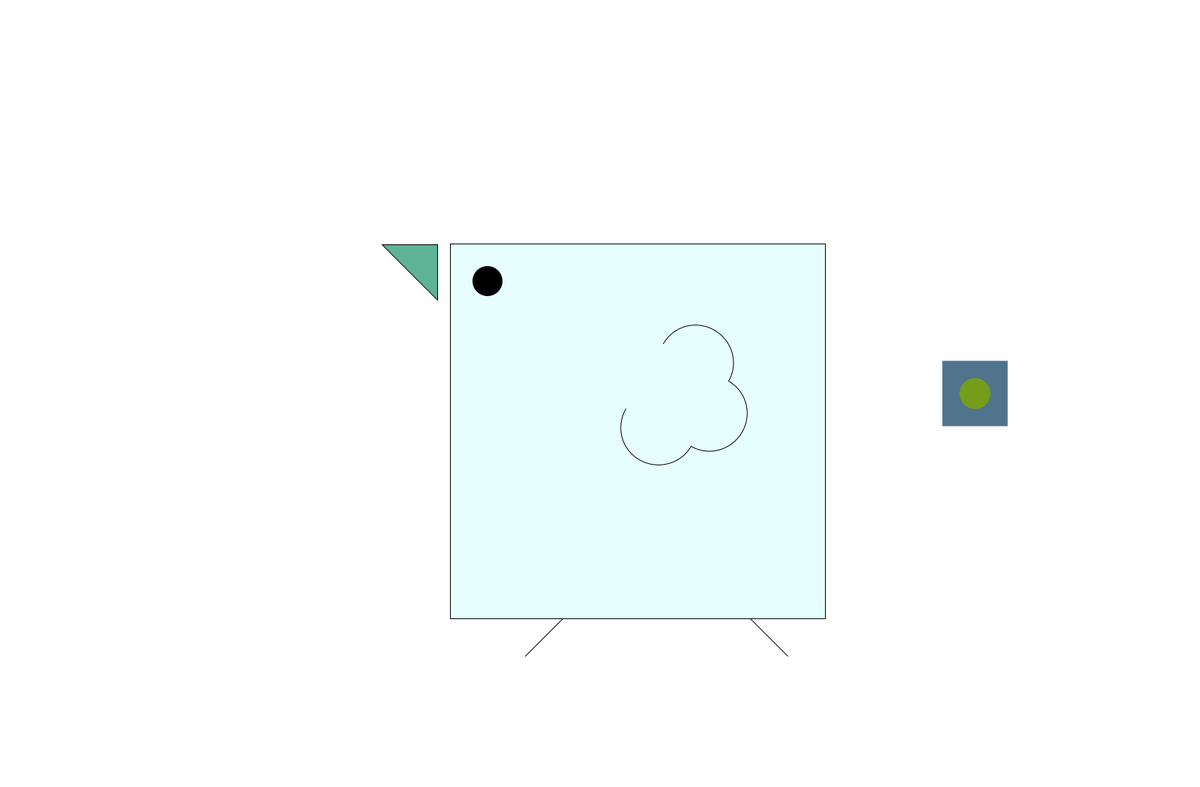
Frame 1 (no input)
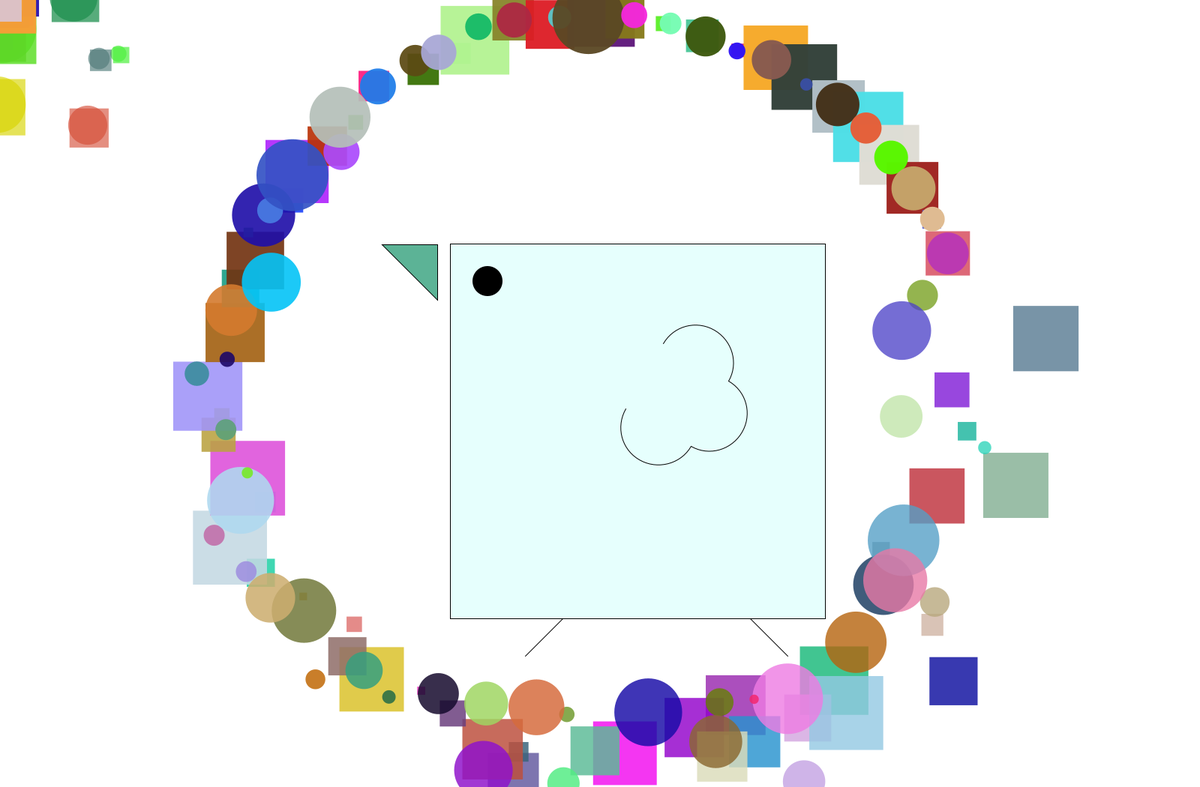
Frame 60 (the mouse pressed at the canvas centre just before this capture)
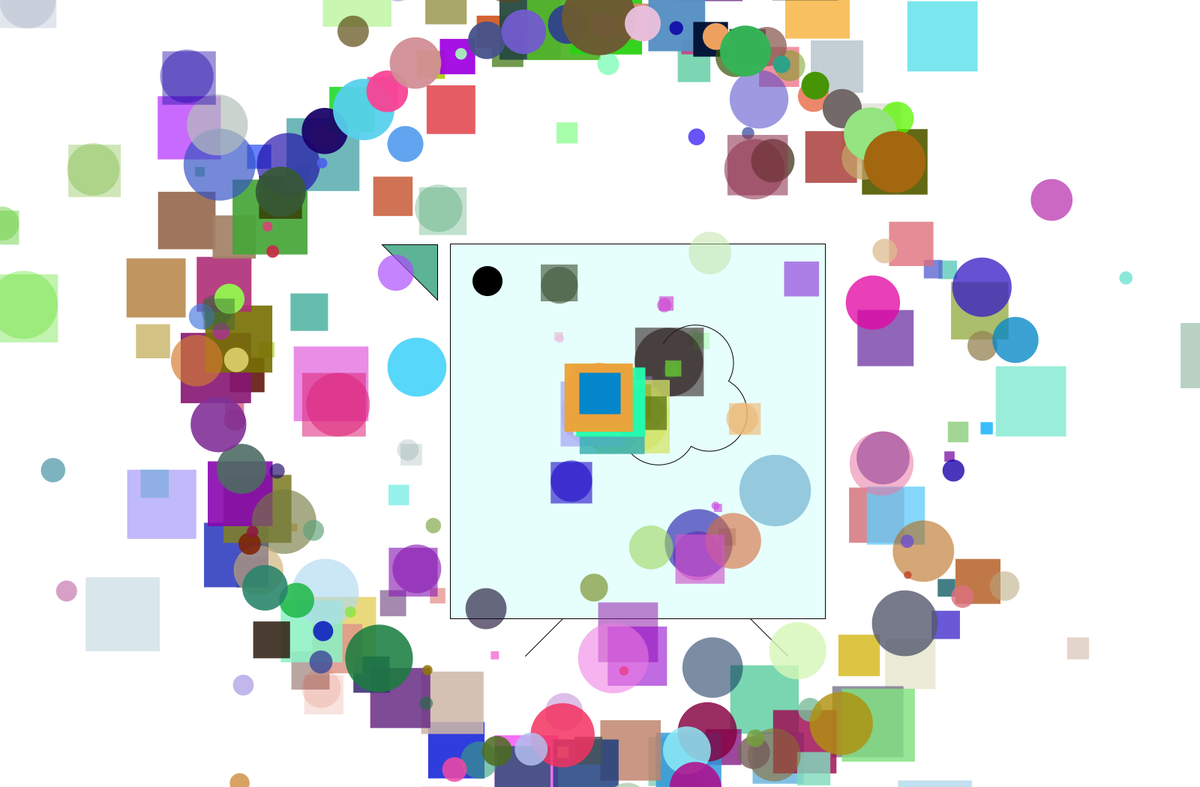
Frame 120 (the mouse held since frame 60 and released just before this capture)

The Processing sketch that drew these frames (run headless with seeded random() and noise(); from frame 60 on, the mouse is pressed at the canvas centre):

// Processing sketch: hw6
// ── hw6.pde
/*hw6.pde
Author: Cassandra Liau
Summary: Bird sketch with particles bursting from mouse in circular motion*/

ParticleSystem ellipseParticle;
ParticleSystem rectParticle;
ParticleSystem mouseParticle;

boolean Rect = true;
boolean Ellipse = true;
boolean stop = false;

float maxAngle = 0.0; //starts at 0;

void setup(){
  size(1600, 1050);
  background(255);
  
  Vector2D origin = new Vector2D (width/2, height/2);

  ellipseParticle = new ParticleSystem (origin);
  rectParticle = new ParticleSystem (origin);
  mouseParticle = new ParticleSystem (new Vector2D(width/2, height/2));
}

void draw(){
  background(255);
  bird();
  
  //radius
  float r = 500; 
  //x on polar coordinate
  float x = r * cos(maxAngle); 
  //y on polar coordinate
  float y = r * sin(maxAngle); 

  //new vector to the computed in x,y coordinates
  Vector2D particleLocation = new Vector2D(x, y); 
  
  /* RECTANGLE */
  if (Rect) {
    rectParticle.position = new Vector2D(width/2, height/2);
    rectParticle.addParticle(particleLocation);

    if (!stop) {
      rectParticle.rectCircleRun();
      mouseParticle.ellipseNonCircleRun();
    }

    mouseParticle.position = new Vector2D(mouseX, mouseY);

    if (frameCount % 4 == 0) {
      mouseParticle.addParticle();
    }
  }
  
  /* ELLIPSE */
  if (Ellipse) {

    ellipseParticle.position = new Vector2D(width/2, height/2);
    ellipseParticle.addParticle(particleLocation);
    
    if (!stop) {
      ellipseParticle.ellipseCircleRun();
      mouseParticle.rectNonCircleRun();
    }

    mouseParticle.position = new Vector2D(mouseX, mouseY);
    
    if (frameCount % 4 == 0) {
      mouseParticle.addParticle();
    }
   
  }
  
  maxAngle += 0.1;
  
}

// ── Bird.pde

//global variables
  float x = width/2;
  float y = height/2;
  int w = 500;
  int h = 500;
  
  //bird colors
  color bodyColor = color(230, 255, 253);
  color beakColor = color(92, 179, 150);
 
void bird(){
        //center rectangle
      rectMode(CENTER);
      stroke(0);
    //translate shape
    pushMatrix();
      translate(width/2, height/2);
      //draw bird's body
      fill(bodyColor);
      rect(x, y, w, h);
      //eyes
      fill(0);
      noStroke();
      ellipse(x - 200, y - 200, 40, 40);   
      //wings
      rotate(5*PI/3);
      noFill();
      stroke(0);
      arc(50, 140, 100, 100, 0, PI);
      rotate(PI/2);
      arc(0 + 90, 0, 100, 100, 0, PI);
      rotate(PI);
      arc(-90, 100, 100, 100, 0, PI);
    popMatrix();
      //feet
        //leg 1
        beginShape();
          vertex(width/2 - 50, height/2 + 300);
          vertex(width/2 - 100, height/2 + 350);
        endShape();
        //leg 2
        beginShape();
          vertex(width/2 + 200, height/2 + 300);
          vertex(width/2 + 250, height/2 + 350);
          endShape();
        //beak
        fill(beakColor);
        triangle(x + width/3, y + height/3, x + width/3, height/3 - 24, width/3 - 24, height/3 - 24); 
}

// ── Particle.pde

class Particle {
  public Vector2D position = new Vector2D(0, 0);
  public Vector2D velocity = new Vector2D(random(-1, 1), random(-1, 1));
  public Vector2D acceleration = new Vector2D(random (-0.05, 0.05), random (-0.05, 0.05));

  public float radius = random (10, 100); 
  public float lifespan = 255;
  public color pColor = color(random(0,255), random(0,255), random(0,255));

  /* CONSTRUCTORS */
    //blank constructor
    public Particle () {
    }
  
    //takes a position vector
    public Particle(Vector2D origin) {
      this.position.x = origin.x;
      this.position.y = origin.y;
    }
  
  /* NON-STATIC */
  
    //move particle
    void move() {
      position.add(velocity);
      velocity.add(acceleration);
      lifespan -= 1.0; //die a little inside
    }
  
    //draw particle
    
      //ellipse
    void show() {
      noStroke();
      fill (pColor, lifespan);
      ellipse(position.x, position.y, radius, radius);
    }
    
      //rectangle
    void show2() {
      noStroke();
      fill (pColor, lifespan); 
      rect(position.x, position.y, radius, radius);
    }
    
  //check if particle is dead
  boolean isDead() {
    return (lifespan < 0.0);
  }
  
}

// ── ParticleSystem.pde

class ParticleSystem {
  /* FIELDS */
  //particles of the system
    public ArrayList <Particle> particles = new ArrayList<Particle>();
  //position of particles
    public Vector2D position = new Vector2D(0, 0);
  
  /* CONSTRUCTORS */
  //blank 
    public ParticleSystem() {
    }
  //positions the particle system on vector
    public ParticleSystem(Vector2D o) {
      position.x = o.x;
      position.y = o.y;
    }
    
    public ParticleSystem (float x, float y) {
    position.x = x;
    position.y = y;
  }
    
//make shape following mouse
  public void ellipseNonCircleRun() {

    for (int i = 0; i < particles.size(); i++) {
      Particle p  = particles.get(i);

      p.show();
      p.move();

      if (p.isDead()) {
        particles.remove(i);
      }
    }
  }

  public void rectNonCircleRun() {

    for (int i = 0; i < particles.size(); i++) {
      Particle p  = particles.get(i);

      p.show2();
      p.move();

      if (p.isDead()) {
        particles.remove(i);
      }
    }
  }
  
//make particles appear around shape
  public void rectCircleRun() {
    pushMatrix();
    translate(position.x, position.y);
    for (int i = 0; i < particles.size(); i++) {
      Particle p  = particles.get(i);

      p.show2();
      p.move();

      if (p.isDead()) {
        particles.remove(i);
      }
    }
    popMatrix();
  }

  public void ellipseCircleRun() {
    pushMatrix();
    
      translate(position.x, position.y);
      for (int i = 0; i < particles.size(); i++) {
        Particle p  = particles.get(i);
  
        p.show();
        p.move();
  
        if (p.isDead()) {
          particles.remove(i);
        }
      }
    popMatrix();
  }

  //draw more particles
  public void addParticle() {
    particles.add(new Particle(position));
  }
  
  
  //add another version of the add Particle which takes position relative to the center and polar 
  public void addParticle(Vector2D location) {
    //add the particle to the location relative to the origin
    particles.add(new Particle(location)); 
  }
  
 //particle direction depending on the mouse
  public void addParticleDirection(float mX, float mY){
    mX = mouseX - position.x;
    mY = mouseY - position.y;
    
    Vector2D direction = new Vector2D (mX, mY);
    
    direction.norm();
    direction.mult(10);
  }
}

// ── Vector2D.pde

static class Vector2D{
    /* FIELDS */
    public float x = 0;
    public float y = 0;
    
    
    /* CONSTRUCTORS */
    //blank constructor
    public Vector2D(){
    
    }
    
    //x,y constructor 
    public Vector2D(float x, float y){
      this.x = x;
      this.y = y;
    }
    
    /* non-static methods: usable only by objects of the class */
      public void add(Vector2D other) {
      this.x += other.x;
      this.y += other.y;
    }
  
    public static Vector2D add (Vector2D v1, Vector2D v2) {
      Vector2D result = new Vector2D(v1.x + v2.x, v1.y + v2.y);
      return result;
    }
    
    public void mult(float scalar) {
      this.x *= scalar;
      this.y *= scalar;
    }
    
    public void div (float scalar) {
      this.x /= scalar;
      this.y /= scalar;
    }
    
    public float mag(){
      //it is calling it on a vector, so no argument
      float result = sqrt(pow(x,2) + pow(y,2));
      return result;
    }
    
    public void norm(){
      //calculate my magnitude
      float mag = sqrt (pow (this.x, 2) + pow(this.y, 2));
      this.x /= mag;
      this.y /= mag;
    }
  
    //method that multiplies a vector by a scalar
    public Vector2D mult(Vector2D v, float scalar) {
      Vector2D result = new Vector2D(v.x * scalar, v.y * scalar);
      return result;
    }
    public Vector2D div(Vector2D v, float scalar) {
      Vector2D result = new Vector2D(v.x / scalar, v.y / scalar);
      return result;
    }
}
